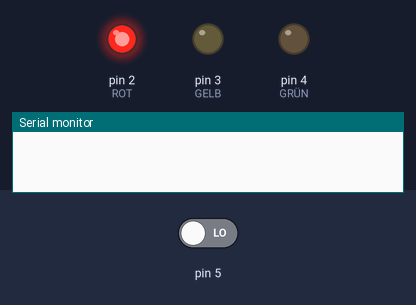
This sketch was run on a simulated Arduino Uno, built with avr-gcc and run on an emulated ATmega328P. On the bench: output pins drawn as LEDs (lit = HIGH), the last lines printed to the serial monitor. Dashed ring = blinking. The inputs (shaded band) are chosen by the test bench; at power-on: pin 5 LOW.

Above: at 1.2 s.
1.3 s: pin 5 driven HIGH
At 2.0 s:
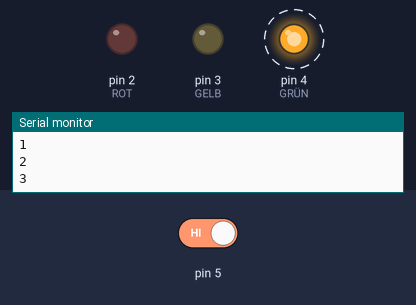
At 3.4 s:
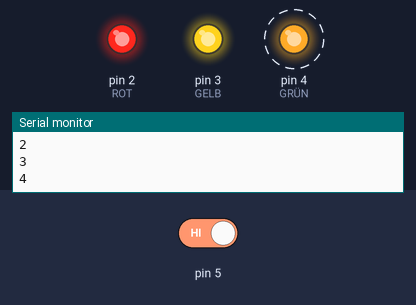
4.3 s: pin 5 driven LOW
At 5.0 s:
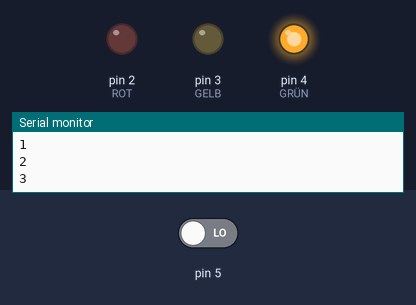
Timing chart, 0 to 7.3 s (numbered marks = the images above; inputs shaded):
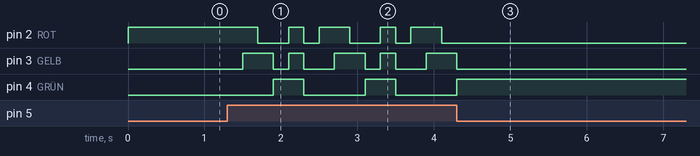

The sketch:

Button-Ampel_Schaltung.ino
```cpp
int state = 0;


void setup() {
  // put your setup code here, to run once:
  Serial.begin(9600);

  pinMode(5, INPUT);

  pinMode(4, OUTPUT); //GRÜN
  pinMode(3, OUTPUT); //GELB
  pinMode(2, OUTPUT); //ROT
}

void loop() {
  // put your main code here, to run repeatedly:
  if(digitalRead(5) == HIGH){
    state = state + 1;
    delay(200);
    Serial.println(state);
  }
  if(state > 5){
    state = 0;
    Serial.println(state);
  }

  switch(state)
  {
  case 0:
    digitalWrite(4, LOW);
    digitalWrite(3, LOW);
    digitalWrite(2, HIGH);
    //ist ROT
    break;

  case 1:
    digitalWrite(4, LOW);
    digitalWrite(3, HIGH);
    digitalWrite(2, HIGH);
    //ist ROT/GELB
    break;

  case 2:
    digitalWrite(4, LOW);
    digitalWrite(3, HIGH);
    digitalWrite(2, LOW);
    //ist GELB
    break;

  case 3:
    digitalWrite(4, HIGH);
    digitalWrite(3, LOW);
    digitalWrite(2, LOW);
    //ist GRÜN
    break;

  case 4:
    digitalWrite(4, HIGH);
    digitalWrite(3, HIGH);
    digitalWrite(2, HIGH);
    //ist GRÜN
    break;

  case 5:
    digitalWrite(4, LOW);
    digitalWrite(3, LOW);
    digitalWrite(2, LOW);
    //ist GRÜN
    break;

  default:
    digitalWrite(4, LOW);
    digitalWrite(3, LOW);
    digitalWrite(2, LOW);

    break;
  }
}
```

Measured:
- after the input at 1.3 s, pin 2 (ROT): HIGH → LOW after 0.40 s, → HIGH 0.40 s later, → LOW 0.20 s later, → HIGH 0.20 s later, … (9 changes in this stretch); pin 3 (GELB): LOW → HIGH after 0.20 s, → LOW 0.40 s later, → HIGH 0.20 s later, → LOW 0.20 s later, … (9 changes in this stretch)
- after the input at 4.3 s, pin 2 (ROT): stops changing and stays LOW; pin 3 (GELB): goes on until 4.3 s, then stays LOW; pin 4 (GRÜN): goes on until 4.3 s, then stays HIGH
